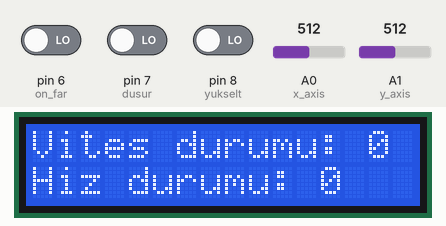
Simulated run of this sketch. Board: Arduino Uno, built with avr-gcc and run on an emulated ATmega328P. On the bench: 16×2 character LCD. Inputs (shaded band) come from the test bench; at power-on: pin 8 (yukselt) LOW, A0 (x_axis) = 512, A1 (y_axis) = 512, pin 6 (on_far) LOW, pin 7 (dusur) LOW. No radio packets arrive unless stated; what the sketch prints to the serial monitor is not drawn.

Above: at 1.2 s.
1.3 s: pin 8 (yukselt) driven HIGH
At 1.48 s:
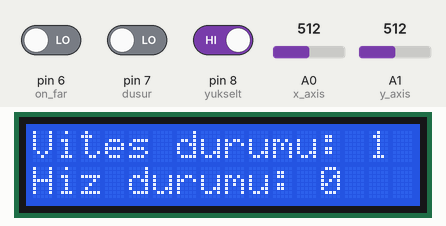
At 2.1 s:
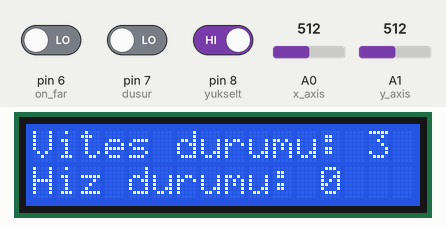
9.0 s: A0 (x_axis) set to 109
12.0 s: A0 (x_axis) set to 91
15.0 s: A1 (y_axis) set to 107
18.0 s: A1 (y_axis) set to 95
Timing chart, 0 to 21.0 s (numbered marks = the images above; inputs shaded):
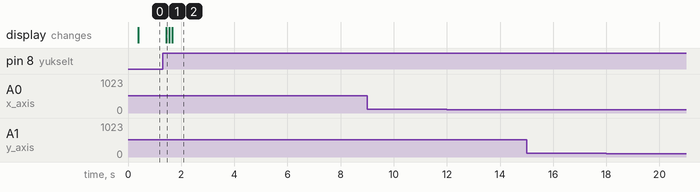

Measured:
- after the input at 1.3 s, the display: changes after 0.13 s (image 1)
- after the input at 9.0 s, every drawn part: stays the same
- after the input at 12.0 s, every drawn part: stays the same
- after the input at 15.0 s, every drawn part: stays the same
- after the input at 18.0 s, every drawn part: stays the same

The sketch:

verici.ino
```cpp
#include <SPI.h>
#include <nRF24L01.h>
#include <RF24.h>
#include <LiquidCrystal.h>

#define CE_PIN   9
#define CSN_PIN 10
#define x_axis A0 // x axis
#define y_axis A1 //y axis

int on_far = 6;

int rs = 12, en = 11, d4 = 5, d5 = 4, d6 = 3, d7 = 2;   //LCD'nin pin değişkenlerini tanımlıyoruz.
LiquidCrystal lcd(rs, en, d4, d5, d6, d7);
int dusur = 7;
int yukselt = 8;


int vites_durum;
int data_far;
int data_vites;


int hiz_lcd;
int on_sensor,arka_sensor;
int arka_deger,on_deger;

const uint64_t pipe = 0xE8E8F0F0E1LL;
const uint64_t pipe1 =0xF0F0F0F0A1LL;
RF24 radio(CE_PIN, CSN_PIN);
int data[4];
int veri[3];
void setup()
{
  Serial.begin(9600);
  radio.begin();
  radio.setPALevel(RF24_PA_MIN);
 radio.openWritingPipe(pipe);
  radio.openReadingPipe(1, pipe1); // bilgi alındığı adres
   lcd.begin(16, 2);
}

void loop()
{


  delay(5);
 radio.stopListening();

  data[0] = analogRead(x_axis);
  data[1] = analogRead(y_axis);
  data[2]=data_far;
  data[3]=data_vites;
  radio.write( data, sizeof(data) );
     Serial.println(data[0]);
     Serial.println(data[1]);

  radio.startListening();

  if(radio.available()){
      hiz_lcd = veri[0];
      arka_sensor = veri[1];
      on_sensor = veri[2];
      radio.read( veri, sizeof(veri) );

     Serial.println(arka_sensor);
     Serial.println(on_sensor);
     if((arka_sensor<50 && data[0]>600 && arka_sensor!=0 ) || (on_sensor<50 && data[0]<450 && on_sensor!=0 )  ){
      vites_dusur();
      delay(100);
     }
     if((arka_sensor<20 && data[0]>600 && arka_sensor!=0)|| (on_sensor<20 && data[0]<450 && on_sensor!=0)){
      vites_dusur();
      delay(100);
     }

  }
  else{
    Serial.println("sinyal yok");

  }


  lcd.clear();
  lcd.setCursor(0, 0);
  lcd.print("Vites durumu:");
  lcd.setCursor(14, 0);
  lcd.print(data[3]);

  lcd.setCursor(0, 1);
  lcd.print("Hiz durumu:");
  lcd.setCursor(12, 1);
  lcd.print(hiz_lcd);

 if(digitalRead(on_far)==1){

data_far=digitalRead(on_far);
  }
 if(digitalRead(on_far)==0){

data_far=digitalRead(on_far);
  }

 if(digitalRead(dusur)==1){
  vites_dusur();

  }
 if(digitalRead(yukselt)==1){
  vites_yukselt();

  }

}


void vites_dusur(){

  if(vites_durum==0){
    vites_durum=0;
    }

  else{
      vites_durum-=1;
    }

    delay(100);
   data_vites=vites_durum;
}

void vites_yukselt(){
     vites_durum+=1;
    if(vites_durum==4){
     vites_durum=3;
    }

   delay(100);
  data_vites=vites_durum;

}
```
